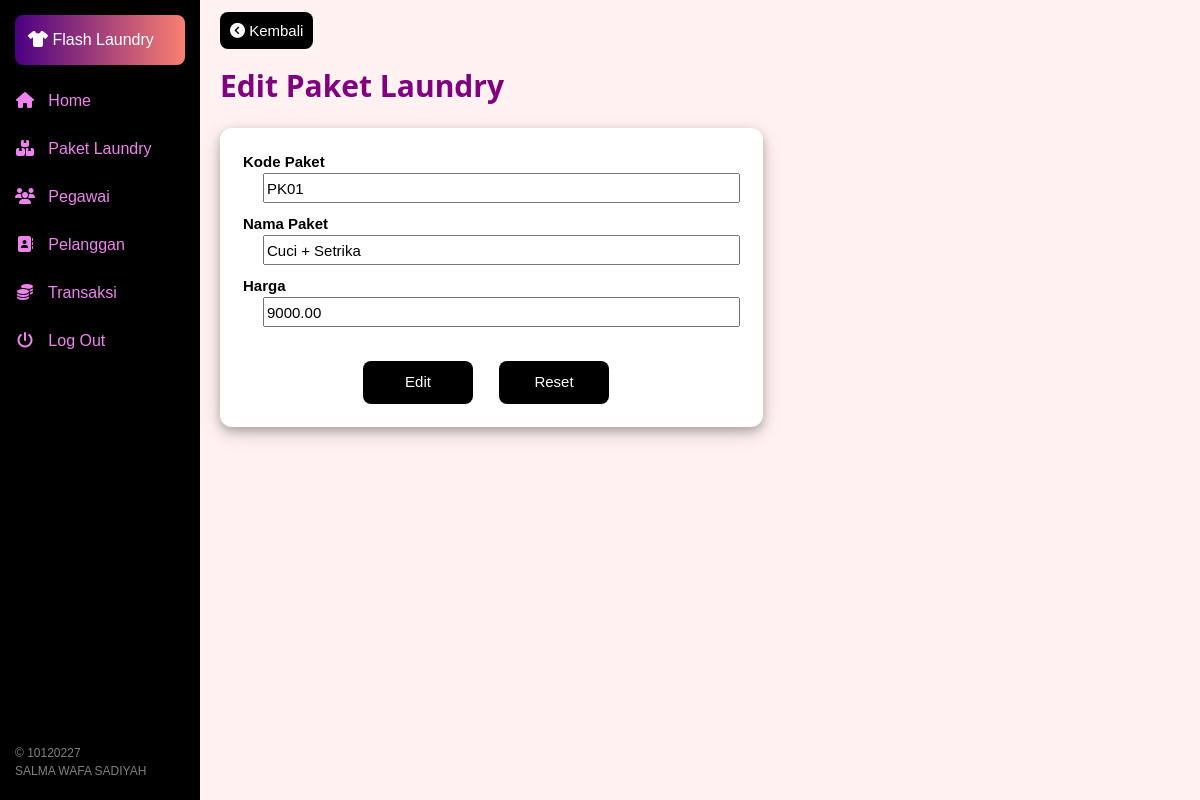
The app's page /paket-edit-form.php?kdPaket=PK01 with its own data.
### tables this page shows
CREATE TABLE `paket` (
  `kdPaket` varchar(4) NOT NULL,
  `namaPaket` varchar(30) NOT NULL,
  `harga` decimal(10,2) NOT NULL
);

### paket-edit-form.php (the view, shortened to what this page needs)
<?php include_once("functions.php");?>
<!DOCTYPE html>
<link rel="stylesheet" href="https://cdnjs.cloudflare.com/ajax/libs/font-awesome/6.1.1/css/all.min.css">
<html><head><title>Edit Paket</title></head>
<body>
<a href="paket.php" class="btn-kembali"><i class="fa-solid fa-circle-chevron-left"></i>&nbspKembali</a>
<h2>Edit Paket Laundry</h2>
<?php
    if(isset($_GET["kdPaket"])) {
        $db=dbConnect();
        $kdPaket=$db->escape_string($_GET["kdPaket"]);
        if($data=getDataPaket($kdPaket)){
            ?>
            <div class="main">
                <form method="post" action="paket-edit-process.php" >
                    <table>
                        <tr>
                            <td class="td"><strong>Kode Paket</strong><br>
                            <input type="text" name="kdPaket" size="50" maxlength="4"
                            value="<?php echo $data["kdPaket"]; ?>" readonly>
                            </td>
                        </tr>
                        <tr>
                            <td class="td"><strong>Nama Paket</strong><br>
                            <input type="text" name="namaPaket" size="50" maxlength="30"
                            value="<?php echo $data["namaPaket"]; ?>" placeholder="Masukkan nama paket disini"
                            pattern="[a-zA-Z0-9+\s]+" title="Isi dengan huruf, angka, atau '+'" required>
                            </td>
                        </tr>
                        <tr>
                            <td class="td"><strong>Harga</strong><br>
                            <input type="text" name="harga" size="50" maxlength="10"
                            value="<?php echo $data["harga"]; ?>" placeholder="Masukkan harga paket disini"
                            pattern="[0-9]+" title="Isi dengan angka, tanpa titik." required>
                            </td>
                        </tr>
                    </table>
                    <br>
                    <table style="display:block;margin-left:120px">
                        <td><button type="submit" name="btnedit" class="btn">Edit</button></td>
                        <td style="width:20px"></td>
                        <td><button type="reset" class="btn">Reset</button></td>
                    </table>
                </form>
            </div>
            <?php
        }
    }
?>
</body>
</html>

### w3.css (style rules this page uses)
*,*:before,*:after { box-sizing:inherit }
html { -ms-text-size-adjust:100%;-webkit-text-size-adjust:100% }
body { margin:0 }
a { background-color:transparent }
b,strong { font-weight:bolder }
button,input,select,textarea,optgroup { font:inherit;margin:0 }
button,input { overflow:visible }
button,select { text-transform:none }
button,[type=button],[type=reset],[type=submit] { -webkit-appearance:button }
html,body { font-family:Verdana,sans-serif;font-size:15px;line-height:1.5 }
html { overflow-x:hidden }
h2 { font-size:30px }
h1,h2,h3,h4,h5,h6 { font-family:"Segoe UI",Arial,sans-serif;font-weight:400;margin:10px 0 }
a { color:inherit }

### paket-edit-form.php (style rules this page uses)
body { background: #fff2f1; padding: 20px; margin-left: 200px; position: relative; }
h2 { margin:auto; color:purple; text-align:left; font-weight:bold; display: block; width: 100%; padding-bottom:20px; padding-top:20px; }
input { height:30px; margin-left:20px; }
.main { padding: 20px; padding:20px; box-shadow: 0 4px 8px 0 rgba(0, 0, 0, 0.2), 0 6px 20px 0 rgba(0, 0, 0, 0.19); border-radius: 12px; background:white; width: fit-content; }
.td { height:60px; vertical-align: top; }
.btn { background-color: black; color: white; text-align: center; padding: 10px; width: 110px; border-radius: 8px; border:0; }
.btn-kembali { background-color: black; color: white; text-align: center; padding: 10px; width: 110px; text-decoration: none; border-radius: 8px; border:0; }

### records on screen
paket: kdPaket "PK01", namaPaket "Cuci + Setrika", harga "9000.00"
